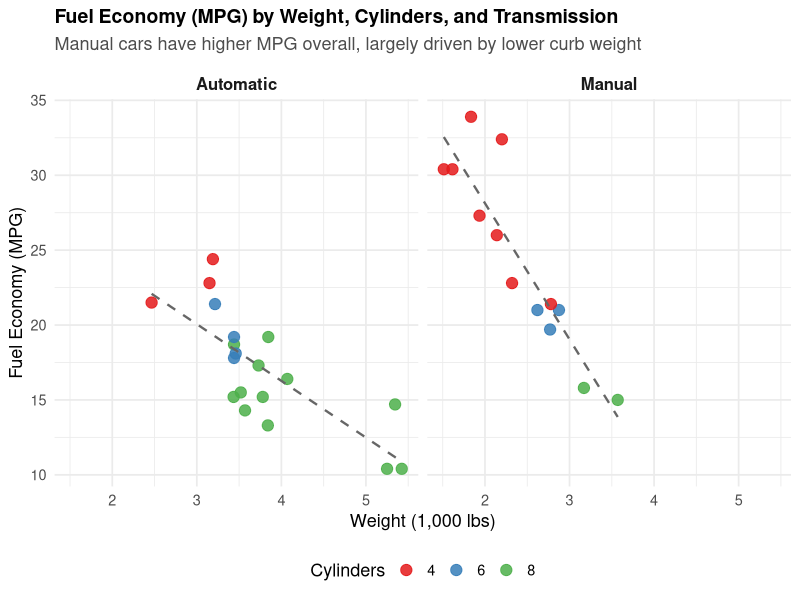

This figure's R source:
library(tidyverse)

# 1. 출력 디렉터리 생성
dir.create("output/figures", recursive = TRUE, showWarnings = FALSE)

# 2. 데이터 가공 전후 행 수 출력
cat("데이터 처리 전 행 수:", nrow(mtcars), "\n")

mtcars_clean <- mtcars %>%
  mutate(
    am = factor(am, levels = c(0, 1), labels = c("Automatic", "Manual")),
    cyl = factor(cyl)
  )

cat("데이터 처리 후 행 수:", nrow(mtcars_clean), "\n")

# 3. 산점도 및 추세선 시각화
p <- ggplot(mtcars_clean, aes(x = wt, y = mpg)) +
  geom_point(aes(color = cyl), size = 3.5, alpha = 0.85) +
  geom_smooth(method = "lm", se = FALSE, color = "gray40", linetype = "dashed", linewidth = 0.8) +
  facet_wrap(~ am) +
  scale_color_brewer(palette = "Set1") +
  labs(
    title = "Fuel Economy (MPG) by Weight, Cylinders, and Transmission",
    subtitle = "Manual cars have higher MPG overall, largely driven by lower curb weight",
    x = "Weight (1,000 lbs)",
    y = "Fuel Economy (MPG)",
    color = "Cylinders"
  ) +
  theme_minimal(base_size = 13) +
  theme(
    plot.title = element_text(face = "bold", size = 14),
    plot.subtitle = element_text(color = "gray30", margin = margin(b = 10)),
    strip.text = element_text(face = "bold", size = 12),
    legend.position = "bottom"
  )

# 4. 그림 저장
ggsave(
  filename = "output/figures/02_mtcars.png",
  plot = p,
  width = 8,
  height = 5,
  dpi = 300
)
